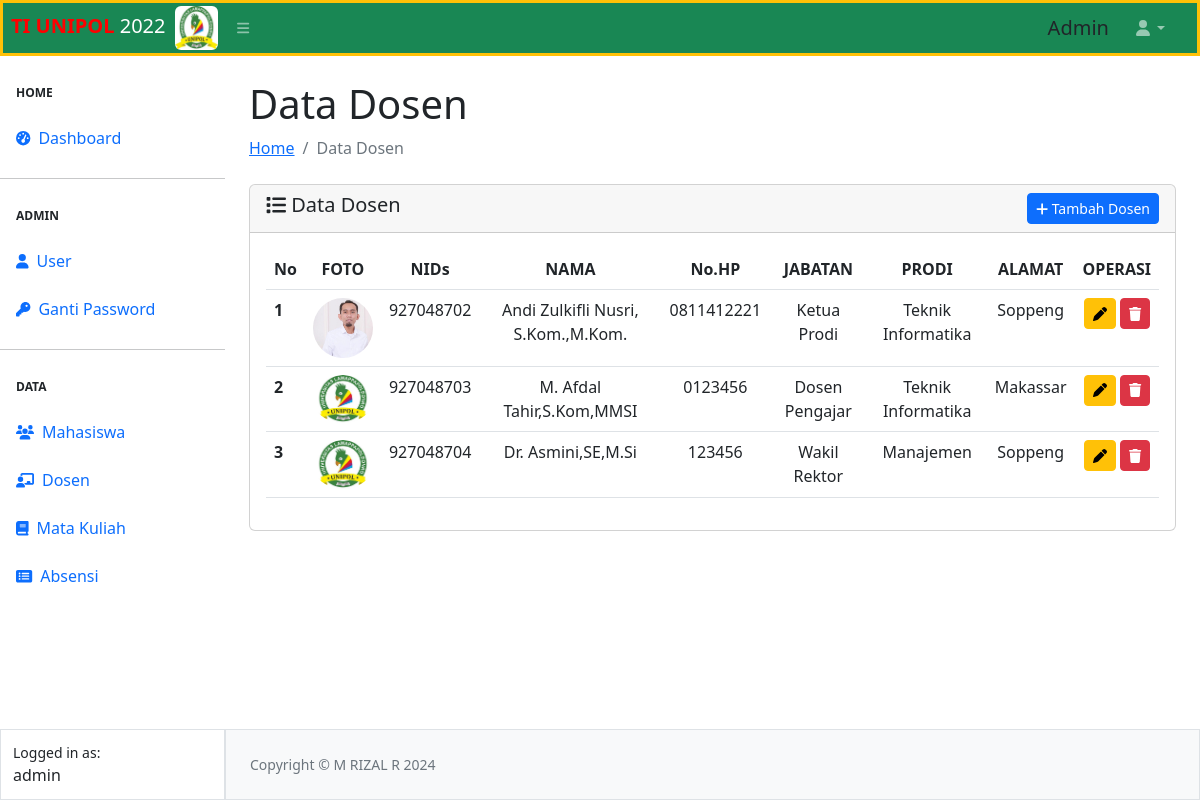
The app's page /dosen/dosen.php (signed in) with its own data.
### tables this page shows
CREATE TABLE `tb_dosen` (
  `nid` int(11) NOT NULL,
  `nama` varchar(50) NOT NULL,
  `hp` varchar(50) NOT NULL,
  `jabatan` varchar(50) NOT NULL,
  `prodi` varchar(50) NOT NULL,
  `alamat` varchar(250) NOT NULL,
  `foto` varchar(150) NOT NULL
);

### config.php (called while the page is built, shortened)
<?php
$main_url = "http://localhost/absen/";

### dosen/dosen.php (the view, shortened to what this page needs)
<?php
require_once "../config.php";
require_once "../template/header.php";
require_once "../template/navbar.php";
require_once "../template/sidebar.php";
?>
<div id="layoutSidenav_content">
                <main>
                    <div class="container-fluid px-4">
                        <h1 class="mt-4">Data Dosen</h1>
                        <ol class="breadcrumb mb-4">
                            <li class="breadcrumb-item "><a href="../index.php">Home</a></li>
                            <li class="breadcrumb-item active">Data Dosen</li>
                        </ol>
                        <div class="card">
  <div class="card-header">
    <span class="h5 my-2"><i class="fa-solid fa-list"></i> Data Dosen</span>
    <a href="<?= $main_url ?>dosen/add-dosen.php" class="btn btn-sm btn-primary float-end"><i class="fa-solid fa-plus"></i> Tambah Dosen</a>
  </div>
  <div class="card-body">
  <table class="table table-hover" id="datatablesSimple">
  <thead>
    <tr>
      <th scope="col">No</th>
      <th scope="col"> <center>FOTO</center></th>
      <th scope="col"><center>NIDs</center></th>
      <th scope="col"><center>NAMA</center></th>
      <th scope="col"><center>No.HP</center></th>
      <th scope="col"><center>JABATAN</center></th>
      <th scope="col"><center>PRODI</center></th>
      <th scope="col"><center>ALAMAT</center></th>
      <th scope="col"><center>OPERASI</center></th>
    </tr>
  </thead>
  <tbody>
    <?php
$no = 1;
$queryDosen = mysqli_query($koneksi,"SELECT * FROM tb_dosen");
while ($data = mysqli_fetch_array($queryDosen)) {?>
    <tr>
      <th scope="row"><?=$no++ ?></th>
      <td align="center"><img src="../tools/image/<?= $data['foto'] ?>" class="rounded-circle" width="60px"alt="foto dosen"></td>
      <td align="center"><?= $data['nid']?></td>
      <td align="center"><?= $data['nama']?></td>
      <td align="center"><?= $data['hp']?></td>
      <td align="center"><?= $data['jabatan']?></td>
      <td align="center"><?= $data['prodi']?></td>
      <td align="center"><?= $data['alamat']?></td>
      <td align="center">
        <a href="edit-dosen.php?nid=<?=$data['nid'] ?>" class="btn btn-sm btn-warning" tittle=" Update Dosen"><i class="fa-solid fa-pen"></i></a>
        <a href="hapus-dosen.php?nid=<?= $data['nid']?>&foto=<?= $data['foto']?>" class="btn btn-sm btn-danger" tittle="Hapus dosen" onclick="return confirm('Apakah Anda Yakin ingin menghapus data ini ?')"><i class="fa-solid fa-trash"></i> </a>
      </td>
    </tr>
    <?php
}
?>
  </tbody>
</table>
                    </div>
                </main>
<?php
require_once "../template/footer.php";
?>

### records on screen
tb_dosen: foto (picture), nid "927048702", nama "Andi Zulkifli Nusri, S.Kom.,M.Kom.", hp "0811412221", jabatan "Ketua Prodi", prodi "Teknik Informatika", alamat "Soppeng"
tb_dosen: foto (picture), nid "927048703", nama "M. Afdal Tahir,S.Kom,MMSI", hp "0123456", jabatan "Dosen Pengajar", prodi "Teknik Informatika", alamat "Makassar"
tb_dosen: foto (picture), nid "927048704", nama "Dr. Asmini,SE,M.Si", hp "123456", jabatan "Wakil Rektor", prodi "Manajemen", alamat "Soppeng"

### other values on screen
$_SESSION["ssUser"] "Admin"
$_SESSION["ssUser"] "admin"
